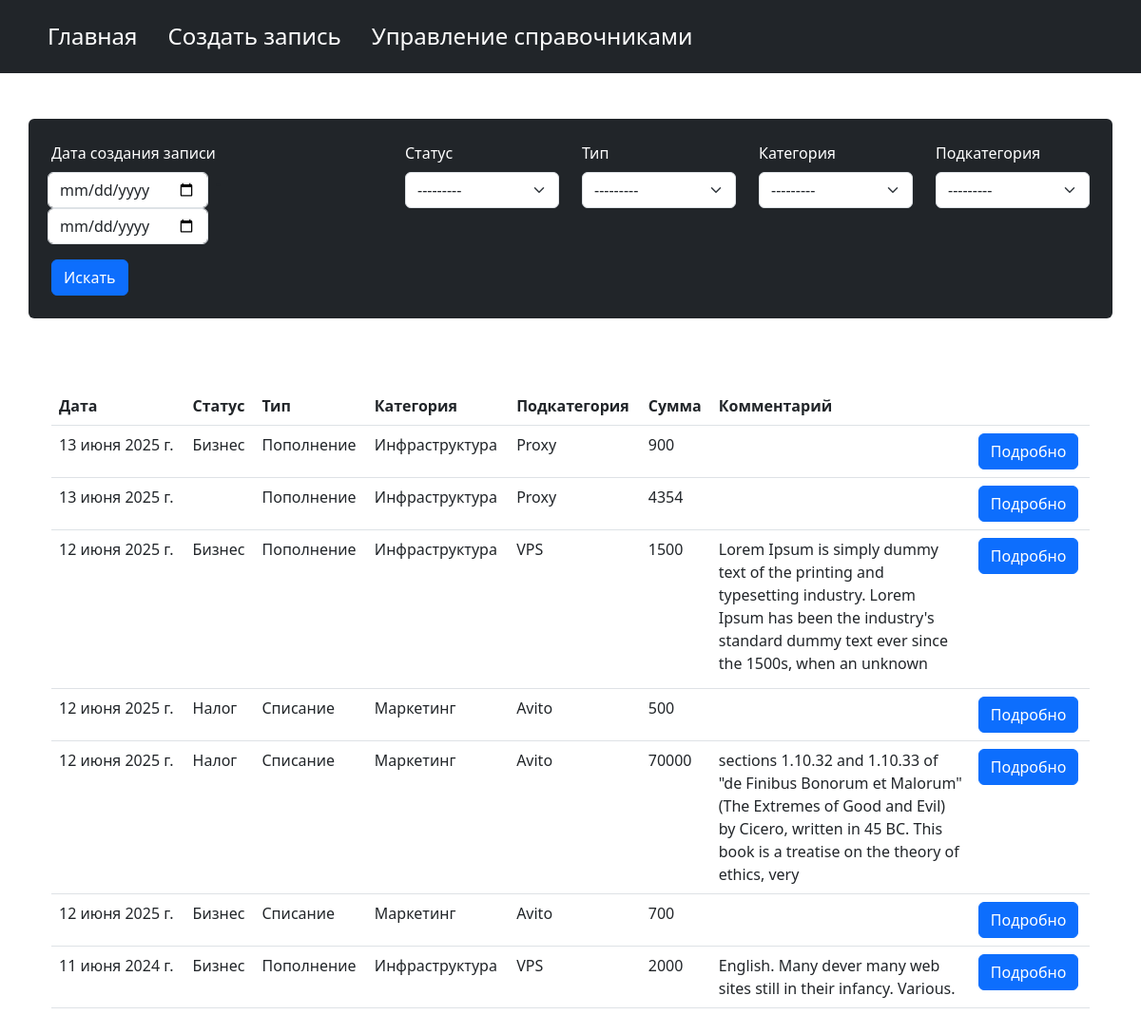
The page / on the database its author committed.
### cashflow/models.py (models this page shows, shortened)
class Transaction(models.Model):
    date_created = models.DateField(default=date.today,
                                    null=True,
                                    verbose_name='Дата создания записи',
                                    )
    status_act = models.ForeignKey('StatusAction',
                                   blank=True,
                                   null=True,
                                   on_delete=models.SET_NULL,
                                   verbose_name='Статус',
                                   )
    type_act = models.ForeignKey('TypeAction',
                                 null=True,
                                 on_delete=models.SET_NULL,
                                 verbose_name='Тип',
                                 )
    category_act = ChainedForeignKey('CategoryAction',
                                     chained_field='type_act',
                                     chained_model_field='type_act',
                                     show_all=False,
                                     auto_choose=False,
                                     null=True,
                                     on_delete=models.SET_NULL,
                                     verbose_name='Категория',
                                     )
    subcategory_act = ChainedForeignKey('SubcategoryAction',
                                        chained_field='category_act',
                                        chained_model_field='category_act',
                                        show_all=False,
                                        auto_choose=False,
                                        null=True,
                                        on_delete=models.SET_NULL,
                                        verbose_name='Подкатегория',
                                        )
    amount = models.PositiveIntegerField(verbose_name='Сумма')
    comment = models.TextField(blank=True, verbose_name='Комментарий')
    class Meta:
        verbose_name = 'Транзакция'
        verbose_name_plural = 'Транзакции'

class StatusAction(models.Model):
    name = models.CharField(
                max_length=100, verbose_name='Статус', unique=True,
                error_messages={
                    'unique': 'Статус с таким именем уже существует',
                    })
    class Meta:
        verbose_name = 'Статус транзакций'
        verbose_name_plural = 'Статусы транзакций'
    def __str__(self):
        return self.name

class TypeAction(models.Model):
    name = models.CharField(
                max_length=100, verbose_name='Тип', unique=True,
                error_messages={
                    'unique': 'Тип с таким именем уже существует',
                    })
    class Meta:
        verbose_name = 'Тип транзакций'
        verbose_name_plural = 'Типы транзакций'
    def __str__(self):
        return self.name

class CategoryAction(models.Model):
    name = models.CharField(
                max_length=100, verbose_name='Категория',
                error_messages={
                    'unique': 'Категория с таким именем уже существует',
                    })
    type_act = models.ForeignKey('TypeAction',
                                 on_delete=models.CASCADE,
                                 verbose_name='Тип',
                                 )
    class Meta:
        verbose_name = 'Категория транзакций'
        verbose_name_plural = 'Категории транзакций'
    def __str__(self):
        return self.name

class SubcategoryAction(models.Model):
    name = models.CharField(
                max_length=100, verbose_name='Подкатегория',
                error_messages={
                    'unique': 'Подкатегория с таким именем уже существует',
                    })
    category_act = models.ForeignKey('CategoryAction',
                                     on_delete=models.CASCADE,
                                     verbose_name='Категория',
                                     )
    class Meta:
        verbose_name = 'Подкатегория транзакций'
        verbose_name_plural = 'Подкатегории транзакций'
    def __str__(self):
        return self.name

### cashflow/views.py (the view)
# urls.py: path('', views.MainView.as_view(), name='main'),
class MainView(FilterView):
    model = Transaction
    template_name = 'cashflow/main.html'
    filterset_class = TransactFilter
    def get_queryset(self):
        return (super().get_queryset()
                       .order_by('-date_created')
                       .select_related('status_act', 'type_act',
                                       'category_act', 'subcategory_act',))

### cashflow/templates/cashflow/main.html
{% extends 'cashflow/base.html' %}
{% block content %}
<div class="container bg-dark rounded mt-5 p-4">
	<form method="get">
		<div class="row">
			<div class="col-4">
				<label class="form-label text-white">Дата создания записи</label>
				<div class="row ps-2 pe-2">{{ filter.form.date_created }}</div>
			</div>
			<div class="col-2">
				<label class="form-label text-white">Статус</label>
				{{ filter.form.status_act }}
			</div>
			<div class="col-2">
				<label class="form-label text-white">Тип</label>
				{{ filter.form.type_act }}
			</div>
			<div class="col-2">
				<label class="form-label text-white">Категория</label>
				{{ filter.form.category_act }}
			</div>
			<div class="col-2">
				<label class="form-label text-white">Подкатегория</label>
				{{ filter.form.subcategory_act }}
			</div>
		</div>
		<div class="row">
			<div class="mt-3">
				<button type="submit" class="btn btn-primary">Искать</button>
			</div>
		</div>
	</form>
</div>
<div class="container mt-5 p-4">
	<table class="table">
		<thead>
			<tr>
				<th scope="col">Дата</th>
				<th scope="col">Статус</th>
				<th scope="col">Тип</th>
				<th scope="col">Категория</th>
				<th scope="col">Подкатегория</th>
				<th scope="col">Сумма</th>
				<th scope="col">Комментарий</th>
				<th scope="col"></th>
			</tr>
		</thead>
		<tbody>
			{% for obj in filter.qs %}
			<tr>
				<td>
					{% if obj.date_created %}
						{{ obj.date_created }}
					{% endif %}
				</td>
				<td>
					{% if obj.status_act %}
						{{ obj.status_act }}
					{% endif %}
				</td>
				<td>
					{% if obj.type_act %}
						{{ obj.type_act }}
					{% endif %}
				</td>
				<td>
					{% if obj.category_act %}
						{{ obj.category_act }}
					{% endif %}
				</td>
				<td>
					{% if obj.subcategory_act %}
						{{ obj.subcategory_act }}
					{% endif %}
				</td>
				<td>{{ obj.amount }}</td>
				<td class="w-25">
					<div class="overflow-auto" style="max-height: 150px">{{ obj.comment }}</div>
				</td>
				<td>
					<a class="btn btn-primary" href="{% url 'cashflow:detail_transact' pk=obj.pk %}">Подробно</a>
				</td>
			</tr>
			{% endfor %}
		</tbody>
	</table>
</div>
{% endblock %}

### cashflow/templates/cashflow/base.html (shortened to what this page needs)
<!doctype html>
<html lang="ru">
	<head>
		<link
			href="https://cdn.jsdelivr.net/npm/bootstrap@5.3.0/dist/css/bootstrap.min.css"
			rel="stylesheet"
 />
	</head>
	<body>
		<header class="p-3 text-bg-dark">
			<div class="container">
				<div class="d-flex flex-wrap align-items-center justify-content-center justify-content-lg-start">
					<ul class="nav col-12 col-lg-auto me-lg-auto mb-2 justify-content-center mb-md-0">
						<li>
							<a href="{% url 'cashflow:main' %}" class="nav-link px-2 text-white"><h4 class="m-0 me-3">Главная</h4></a>
						</li>
						<li>
							<a href="{% url 'cashflow:create_transact' %}" class="nav-link px-2 text-white"
								><h4 class="m-0 me-3">Создать запись</h4></a
							>
						</li>
						<li>
							<a href="{% url 'cashflow:reference_manage' %}" class="nav-link px-2 text-white"
								><h4 class="m-0 me-3">Управление справочниками</h4></a
							>
						</li>
					</ul>
				</div>
			</div>
		</header>
		{% block content %}
        {% endblock %}
	</body>
</html>

### rows shown on the page
Transaction: date_created "13 июня 2025 г.", status_act "Бизнес", type_act "Пополнение", category_act "Инфраструктура", subcategory_act "Proxy", amount "900"
Transaction: date_created "13 июня 2025 г.", type_act "Пополнение", category_act "Инфраструктура", subcategory_act "Proxy", amount "4354"
Transaction: date_created "12 июня 2025 г.", status_act "Бизнес", type_act "Пополнение", category_act "Инфраструктура", subcategory_act "VPS", amount "1500", comment "Lorem Ipsum is simply dummy text of the printing and typesetting industry. Lorem Ipsum has been the industry's standard dummy text ever since the 1500s, when an unknown…"
Transaction: date_created "12 июня 2025 г.", status_act "Налог", type_act "Списание", category_act "Маркетинг", subcategory_act "Avito", amount "500"
Transaction: date_created "12 июня 2025 г.", status_act "Налог", type_act "Списание", category_act "Маркетинг", subcategory_act "Avito", amount "70000", comment "sections 1.10.32 and 1.10.33 of \"de Finibus Bonorum et Malorum\" (The Extremes of Good and Evil) by Cicero, written in 45 BC. This book is a treatise on the theory of ethics, very"
Transaction: date_created "12 июня 2025 г.", status_act "Бизнес", type_act "Списание", category_act "Маркетинг", subcategory_act "Avito", amount "700"
Transaction: date_created "11 июня 2024 г.", status_act "Бизнес", type_act "Пополнение", category_act "Инфраструктура", subcategory_act "VPS", amount "2000", comment "English. Many dever many web sites still in their infancy. Various."
